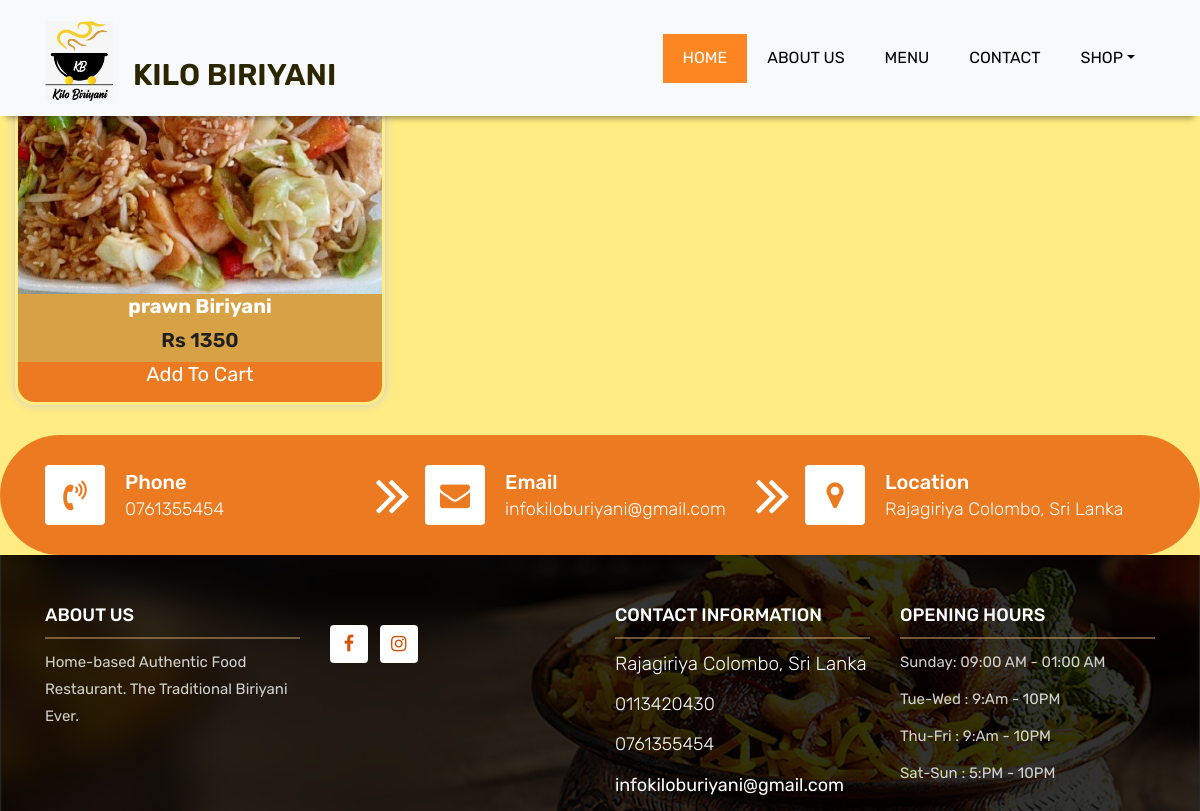
The app's page /post/30/, older data.
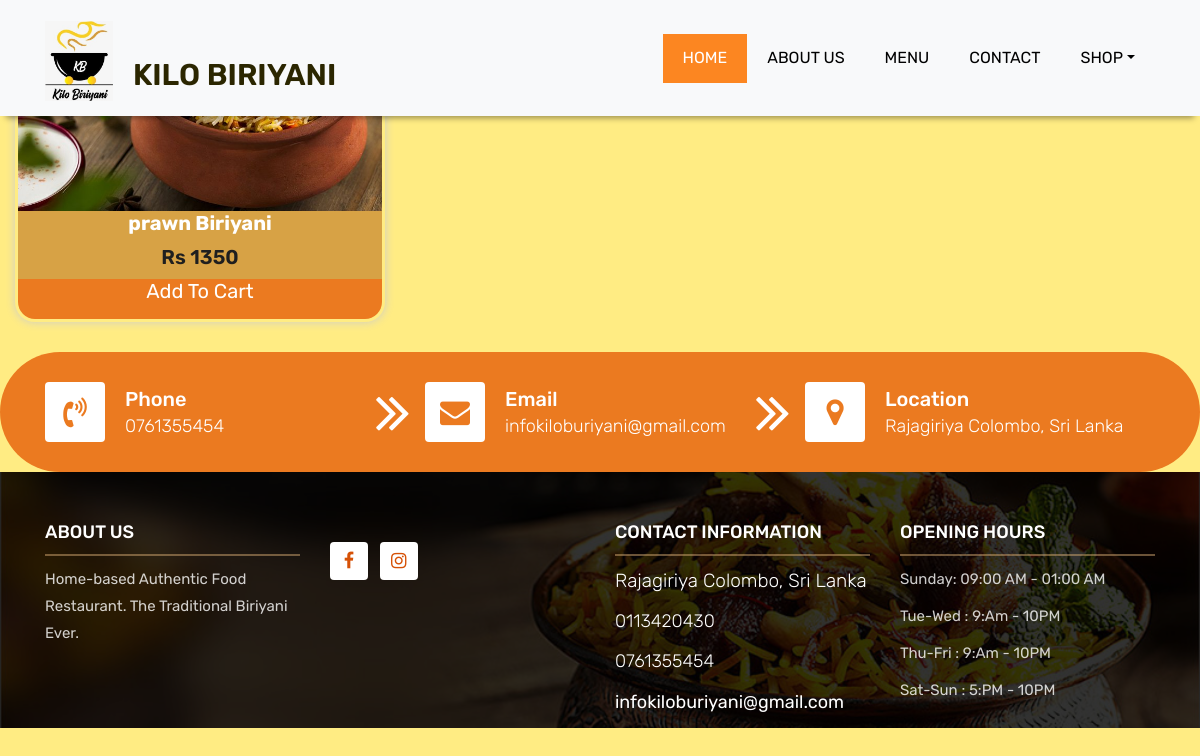
The same page, newer data.
### kiloapp/models.py (models this page shows, shortened)
class Post(models.Model):
    name=models.CharField(max_length=50,default="")
    price=models.IntegerField(default=0)
    description=models.CharField(max_length=200,default="n/a")
    cover = models.ImageField(upload_to='images/',default='/images/no.png')
    food= models.CharField(max_length=15,choices=food_choice,default='Juice Bar')
    spacial=models.BooleanField(default=False)

### kiloapp/views.py (the view)
# urls.py: path('post/<int:pk>/', PostDetailView.as_view(),name='food-detail'),
class PostDetailView(DetailView):
        model=Post

### kiloapp/templates/kiloapp/post_detail.html (shortened to what this page needs)
{% extends "kiloapp/base.html" %}
{% block content %}
<div class="col-lg-4 col-md-6 special-grid " >
<div class="gallery-single fix"data-aos="flip-up">
<div class="why-text">
    </div>
    <img src="{{post.cover.url}}" class="img-fluid" alt="Image">
    <h4 class="something1">{{ post.name}}</h4>
    <h5 class="something2">Rs {{ post.price }}</h5>
    <a href="{% url 'food-detail' post.id %}"><h5 class="something3">Add To Cart</h5></a>
</div>
</div>
{% endblock %}

### kiloapp/templates/kiloapp/base.html (shortened to what this page needs)
{% load static%}
<!DOCTYPE html>
<html lang="en">
<head>
    <link rel="stylesheet" type="text/css" href="{% static 'kiloapp/css/bootstrap.min.css'%}">
    <link rel="stylesheet" type="text/css" href="{% static 'kiloapp/css/style.css'%}">
    <link rel="stylesheet" href="https://unpkg.com/aos@next/dist/aos.css" />
    <link rel="stylesheet" type="text/css" href="{% static 'kiloapp/css/responsive.css'%}">
    <link rel="stylesheet" type="text/css" href="{% static 'kiloapp/css/custom.css'%}">
    <link rel="stylesheet" type="text/css" href="{% static 'kiloapp/css/superslides.css'%}">
</head>
<body>
    <header class="top-navbar">
        <nav class="navbar navbar-expand-lg navbar-light bg-light">
            <div class="container">
                <a class="navoneplace" href="{% url 'index'%}">
                    <span class="navoneplace"><img src="{% static 'kiloapp/images/logo.jpeg'%}" id="logo" style="height:80px" alt="" /></span><span class="navoneplace navtext">KILO BIRIYANI</span>
                </a>
                <div class="collapse navbar-collapse" id="navbars-rs-food">
                    <ul class="navbar-nav ml-auto">
                        <li class="nav-item active"><a class="nav-link" href="{% url 'index'%}">Home</a></li>
                        <li class="nav-item"><a class="nav-link" href="{% url 'about'%}">About Us</a></li>
                        <li class="nav-item"><a class="nav-link" href="{% url 'menu'%}">Menu</a></li>
                        <li class="nav-item"><a class="nav-link" href="{% url 'contact'%}">Contact</a></li>
                        <li class="nav-item dropdown">
                            <a class="nav-link dropdown-toggle" href="#" id="dropdown-a" data-toggle="dropdown">Shop</a>
                        </li>
                    </ul>
                </div>
            </div>
        </nav>
    </header>
    {% block content %} {% endblock %}
    <div class="contact-imfo-box">
        <div class="container">
            <div class="row">
                <div class="col-md-4 arrow-right">
                    <i class="fa fa-volume-control-phone"></i>
                    <div class="overflow-hidden">
                        <h4>Phone</h4>
                        <p class="lead">
                            0761355454
                        </p>
                    </div>
                </div>
                <div class="col-md-4 arrow-right">
                    <i class="fa fa-envelope"></i>
                    <div class="overflow-hidden">
                        <h4>Email</h4>
                        <p class="lead">
                            infokiloburiyani@gmail.com </p>
                    </div>
                </div>
                <div class="col-md-4">
                    <i class="fa fa-map-marker"></i>
                    <div class="overflow-hidden">
                        <h4>Location</h4>
                        <p class="lead">
                            Rajagiriya Colombo, Sri Lanka
                        </p>
                    </div>
                </div>
            </div>
        </div>
    </div>
    <footer class="footer-area bg-f">
        <div class="container">
            <div class="row">
                <div class="col-lg-3 col-md-6">
                    <h3>About Us</h3>
                    <p>Home-based Authentic Food Restaurant. The Traditional Biriyani Ever.</p>
                </div>
                <div class="col-lg-3 col-md-6">
                    <ul class="list-inline f-social">
                        <li class="list-inline-item"><a href="https://www.facebook.com/Kilo-Biriyani-102122514691351/"><i class="fa fa-facebook" aria-hidden="true"></i></a></li>
                        <li class="list-inline-item"><a href="https://www.instagram.com/kilobiriyani_lk/"><i class="fa fa-instagram" aria-hidden="true"></i></a></li>
                    </ul>
                </div>
                <div class="col-lg-3 col-md-6">
                    <h3>Contact information</h3>
                    <p class="lead">Rajagiriya Colombo, Sri Lanka</p>
                    <p class="lead"><a href="#">0113420430</a></p>
                    <p class="lead"><a href="#">0761355454</a></p>
                    <p><a href="#"> infokiloburiyani@gmail.com</a></p>
                </div>
                <div class="col-lg-3 col-md-6">
                    <h3>Opening hours</h3>
                    <p><span class="text-color">Sunday: </span>09:00 AM - 01:00 AM </p>
                    <p><span class="text-color">Tue-Wed :</span> 9:Am - 10PM</p>
                    <p><span class="text-color">Thu-Fri :</span> 9:Am - 10PM</p>
                    <p><span class="text-color">Sat-Sun :</span> 5:PM - 10PM</p>
                </div>
            </div>
        </div>
    </footer>
</body>
</html>

### kiloapp/static/kiloapp/css/custom.css (style rules this page uses)
#logo { position: relative; animation-name: example; animation-duration: 2s; animation-iteration-count: 1; }

### kiloapp/templates/kiloapp/base.html (style rules this page uses)
#logo { position: relative; animation-name: example; animation-duration: 1s; animation-iteration-count: 1; }

Row changes from the older to the newer data that the page shows:
changed Post "prawn Biriyani": cover: picture removed
